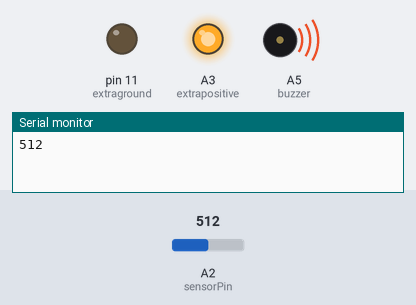
The sketch below on a simulated Arduino Uno, built with avr-gcc and run on an emulated ATmega328P. Shown: output pins drawn as LEDs (lit = HIGH), buzzer (waves = sounding), the last lines printed to the serial monitor. Inputs (shaded band) come from the test bench; at power-on: A2 (sensorPin) = 512.

Above: at 1.2 s.
1.3 s: A2 (sensorPin) set to 43
3.0 s: A2 (sensorPin) set to 36
At 4.2 s:
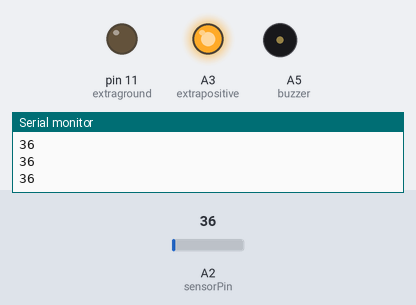
4.5 s: A2 (sensorPin) set to 122
At 5.7 s:
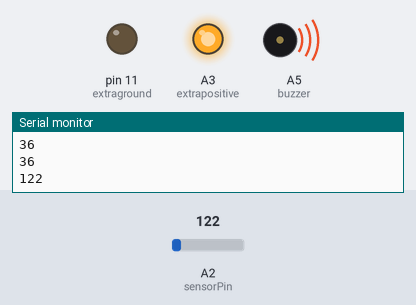
6.0 s: A2 (sensorPin) set to 30
Timing chart, 0 to 8.8 s (numbered marks = the images above; inputs shaded):
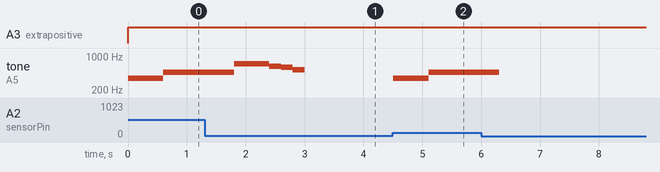

The sketch:

pitches.ino
```cpp
#include "pitches.h"

int sensorPin = A2; // Light Sensor connected to A2
int sensorValue = 0; // variable to store the value coming from the sensor
int buzzer = A5; // Piezo Buzzer connected to Pin A5
int extraground = 11; // setting another ground pin for easier wiring
int extrapositive = A3; // setting another positive pin for easier wiring
//Auxiliary variables
int i = 0;
/*
Array with all the notes, duration, and pause between notes.
First position is note, second is duration, third is pause.
*/
int music[19][3] =
{
  {NOTE_F4, 200, 200},
  {NOTE_F4, 200, 200},
  {NOTE_F4, 200, 200},
  {NOTE_AS4, 1200, 1200},
  {NOTE_F5, 600, 600},
  {NOTE_DS5, 200, 200},
  {NOTE_D5, 200, 200},
  {NOTE_C5, 200, 200},
  {NOTE_AS5, 1200, 1200},
  {NOTE_F5, 600, 600},
  {NOTE_DS5, 200, 200},
  {NOTE_D5, 200, 200},
  {NOTE_C5, 200, 200},
  {NOTE_AS5, 1200, 1200},
  {NOTE_F5, 600, 600},
  {NOTE_DS5, 200, 200},
  {NOTE_D5, 200, 200},
  {NOTE_DS5, 200, 200},
  {NOTE_C5, 900, 1200}
};

//Function to help us test if sensor conditions are met
boolean isLightDetected(int sensorValue)
{
  return sensorValue < 10000 && sensorValue >= 40; //sets the sensitivity of the light sensor, the second value 40 can be increased to make it less sensitive to light or decreased to make it more sensitive. 0 would be no light at all
}

void setup() // run once, when the sketch starts
{
  Serial.begin(9600); // initialize the serial port
  pinMode(A2, INPUT); // sets analog pin A6 to be an input
  pinMode(A5, OUTPUT); //sets analog pin A5 to be an output
  pinMode(11, OUTPUT); //sets digital pin 11 to be an output
  pinMode(A3, OUTPUT); //sets analog pin A3 to be an output
}

void loop() // run over and over again
{
  digitalWrite(extraground, LOW); //set's the pin 11 as an extra ground pin for easier wiring
  digitalWrite(extrapositive, HIGH); //set's the pin A3 as an extra positive for easier wiring
  sensorValue = analogRead(sensorPin); // read the value from the sensor
  Serial.println(sensorValue); // send that value to the computer

  if(isLightDetected(sensorValue)) //Light Detected
  {
    //Initialize counter
    i = 0;
    //Now just play through (iterate) the array
    while(isLightDetected(sensorValue) && i < 19) //While light is detected AND i is below the total number of notes (19)
    {
      //Play a note
      tone(buzzer, music[i][0], music[i][1]);
      delay(music[i][2]);

      //Increment counter
      i++;

      //Read latest sensor data
      sensorValue = analogRead(sensorPin);
    }

    noTone(7);
  }
  else //No Light Detected
  {
  }
}
```

pitches.h
```cpp
/*************************************************
 * Public Constants
 *************************************************/

#define NOTE_B0  31
#define NOTE_C1  33
#define NOTE_CS1 35
#define NOTE_D1  37
#define NOTE_DS1 39
#define NOTE_E1  41
#define NOTE_F1  44
#define NOTE_FS1 46
#define NOTE_G1  49
#define NOTE_GS1 52
#define NOTE_A1  55
#define NOTE_AS1 58
#define NOTE_B1  62
#define NOTE_C2  65
#define NOTE_CS2 69
#define NOTE_D2  73
#define NOTE_DS2 78
#define NOTE_E2  82
#define NOTE_F2  87
#define NOTE_FS2 93
#define NOTE_G2  98
#define NOTE_GS2 104
#define NOTE_A2  110
#define NOTE_AS2 117
#define NOTE_B2  123
#define NOTE_C3  131
#define NOTE_CS3 139
#define NOTE_D3  147
#define NOTE_DS3 156
#define NOTE_E3  165
#define NOTE_F3  175
#define NOTE_FS3 185
#define NOTE_G3  196
#define NOTE_GS3 208
#define NOTE_A3  220
#define NOTE_AS3 233
#define NOTE_B3  247
#define NOTE_C4  262
#define NOTE_CS4 277
#define NOTE_D4  294
#define NOTE_DS4 311
#define NOTE_E4  330
#define NOTE_F4  349
#define NOTE_FS4 370
#define NOTE_G4  392
#define NOTE_GS4 415
#define NOTE_A4  440
#define NOTE_AS4 466
#define NOTE_B4  494
#define NOTE_C5  523
#define NOTE_CS5 554
#define NOTE_D5  587
#define NOTE_DS5 622
#define NOTE_E5  659
#define NOTE_F5  698
#define NOTE_FS5 740
#define NOTE_G5  784
#define NOTE_GS5 831
#define NOTE_A5  880
#define NOTE_AS5 932
#define NOTE_B5  988
#define NOTE_C6  1047
#define NOTE_CS6 1109
#define NOTE_D6  1175
#define NOTE_DS6 1245
#define NOTE_E6  1319
#define NOTE_F6  1397
#define NOTE_FS6 1480
#define NOTE_G6  1568
#define NOTE_GS6 1661
#define NOTE_A6  1760
#define NOTE_AS6 1865
#define NOTE_B6  1976
#define NOTE_C7  2093
#define NOTE_CS7 2217
#define NOTE_D7  2349
#define NOTE_DS7 2489
#define NOTE_E7  2637
#define NOTE_F7  2794
#define NOTE_FS7 2960
#define NOTE_G7  3136
#define NOTE_GS7 3322
#define NOTE_A7  3520
#define NOTE_AS7 3729
#define NOTE_B7  3951
#define NOTE_C8  4186
#define NOTE_CS8 4435
#define NOTE_D8  4699
#define NOTE_DS8 4978
```

Measured:
- the behaviour switches between 40 and 39 on A2 (sensorPin) (found by bisection; images 0 and 1)
- after the input at 4.5 s, tone on A5 (buzzer): silent → 349 Hz at once, → 466 Hz 0.60 s later
